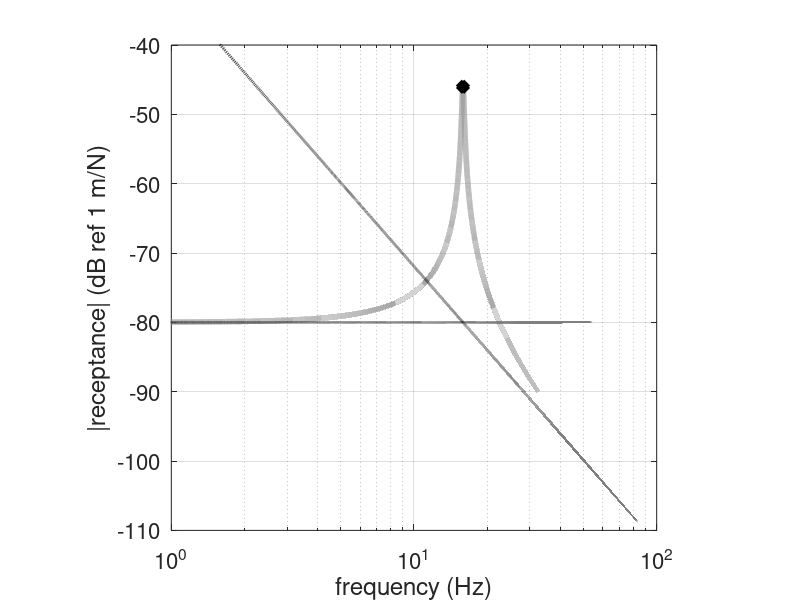
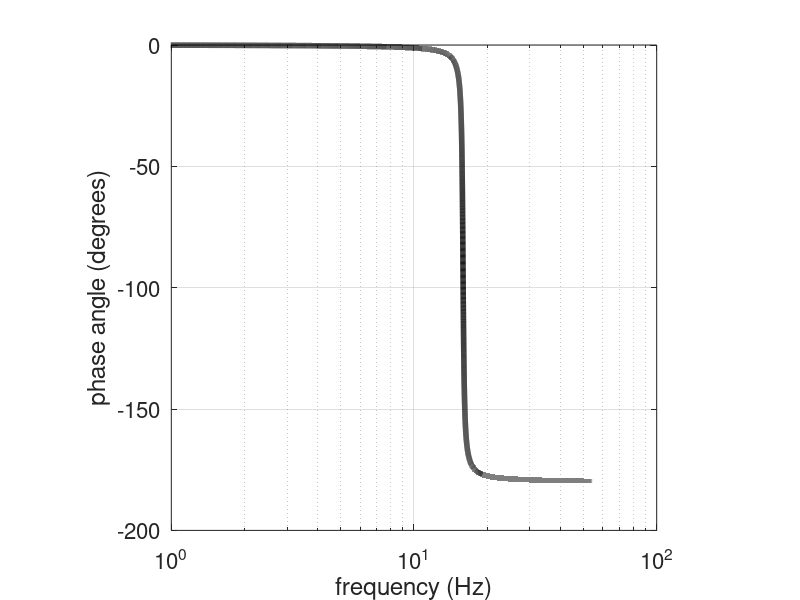
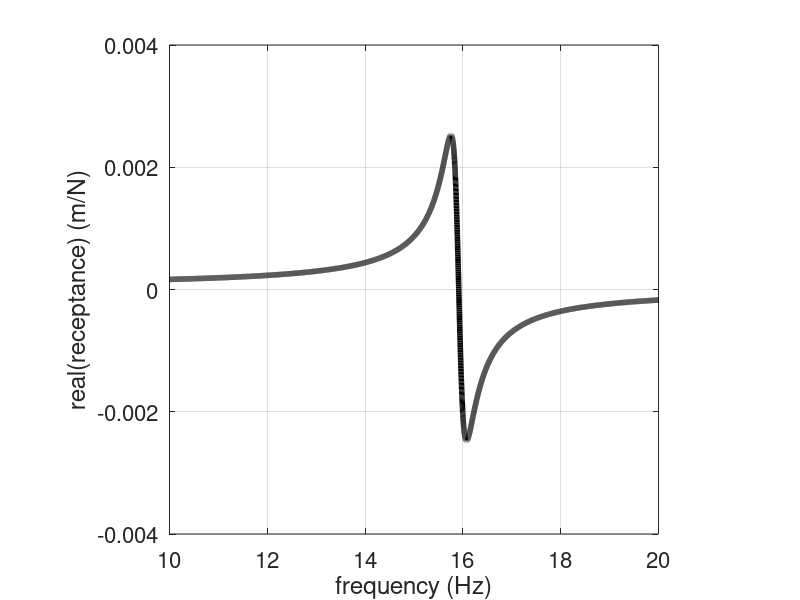
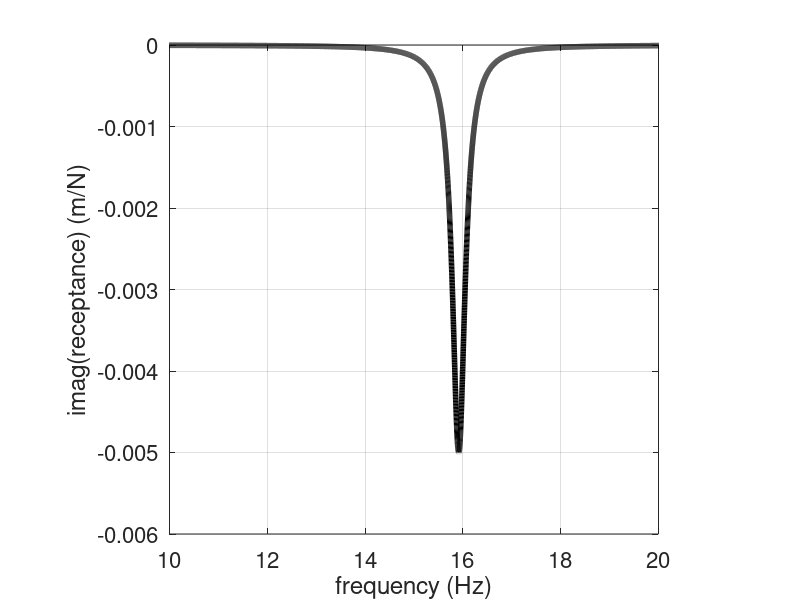

Write MATLAB code to recreate these figures, in order.
%% Exercise 2.3
clear all

%% Parameters
m=1;                                % mass
k=1e4;                              % stiffness
wn=sqrt(k/m);                       % natural frequency
z=0.01;                             % damping ratio
c=2*z*wn*m;                         % damping coefficient

%% Frequency vector
df=0.001;                           % frequency resolution
F=100;                              % maximum frequency
f=0:df:F;                           % frequency vector
w=2*pi*f;                           % circular frequency

%% Receptance FRF
H=1./(k-w.^2+j*w*c);                % receptance FRF

%% Plot results
figure (1)                                                    % modulus
semilogx(f,20*log10(abs(H)),'linewidth',4,'Color',[.6 .6 .6])
hold on
semilogx(f,20*log10(1./w.^2),'--k','linewidth',2)
hold on
semilogx(f,20*log10(f./f*1/k),':k','linewidth',2)
hold on
semilogx(wn/(2*pi),20*log10(1/(wn*c)),'xk','linewidth',6)
set(gca,'fontsize',16)
xlabel('frequency (Hz)');
ylabel('|receptance| (dB ref 1 m/N)');
grid;axis square
axis([1e0,100,-110,-40])

figure (2)                                                    % phase
semilogx(f,180/pi*angle(H),'k','linewidth',4)
grid;axis square
axis([1e0,100,-200,0])
set(gca,'fontsize',16)
xlabel('frequency (Hz)');
ylabel('phase angle (degrees)');

figure (3)                                                    % real part
plot(f,real(H),'k','linewidth',4)
set(gca,'fontsize',16)
xlabel('frequency (Hz)');
ylabel('real(receptance) (m/N)');
grid;axis square
axis([10,20,-4e-3,4e-3])

figure (4)                                                    % imaginary
plot(f,imag(H),'k','linewidth',4)
set(gca,'fontsize',16)
xlabel('frequency (Hz)');
ylabel('imag(receptance) (m/N)');
grid;axis square
axis([10,20,-6e-3,0])

figure (5)                                                    % Nyquist
plot(real(H),imag(H),'k','linewidth',4)
set(gca,'fontsize',16)
xlabel('real (receptance) (m/N)');
ylabel('imag(receptance) (m/N)');
grid;axis square
axis([-3e-3,3e-3,-6e-3,0])
